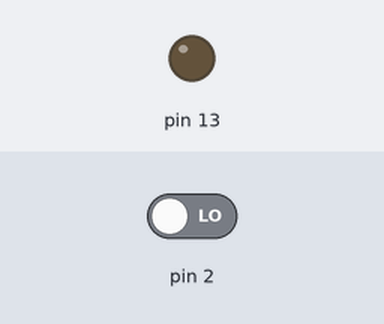
A sketch run on a simulated Arduino Uno, built with avr-gcc and run on an emulated ATmega328P. Parts: output pins drawn as LEDs (lit = HIGH). The test bench sets the inputs (shaded band); at power-on: pin 2 LOW.

Above: at 1.2 s.
1.3 s: pin 2 driven HIGH
At 1.9 s:
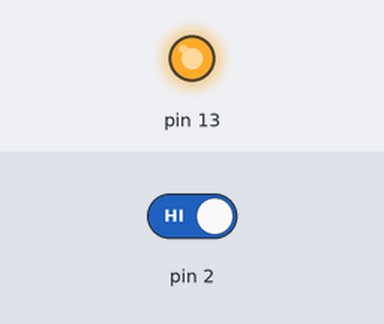
2.8 s: pin 2 driven LOW
At 4.2 s:
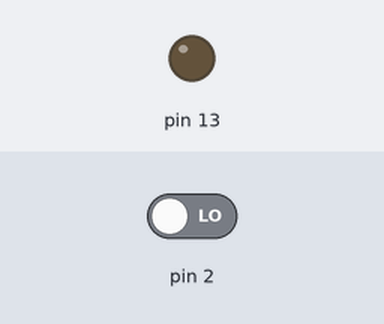
Timing chart, 0 to 5.8 s (numbered marks = the images above; inputs shaded):
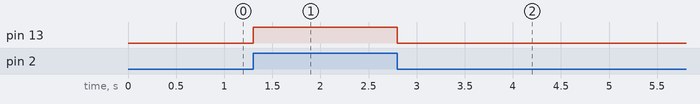

The sketch:

Program_1.ino
```cpp
void setup() {
  //Port13 на выход
  pinMode(2,INPUT);
  pinMode(13,OUTPUT);
  // Открываем порт на скорости 9600 бод
  Serial.begin(9600);
}

void loop() {
  bool b1=digitalRead(2);
  if(b1) {
    digitalWrite(13,1);
  } else {
    digitalWrite(13,0);
  }
  }
```

Measured:
- after the input at 1.3 s, pin 13: LOW → HIGH at once
- after the input at 2.8 s, pin 13: HIGH → LOW at once
